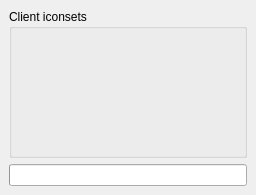
<?xml version="1.0" encoding="UTF-8"?>
<ui version="4.0">
 <class>IconsetClient</class>
 <widget class="QWidget" name="IconsetClient">
  <property name="geometry">
   <rect>
    <x>0</x>
    <y>0</y>
    <width>256</width>
    <height>195</height>
   </rect>
  </property>
  <property name="windowTitle">
   <string>IconsetClientUI</string>
  </property>
  <layout class="QVBoxLayout">
   <property name="spacing">
    <number>6</number>
   </property>
   <property name="margin">
    <number>9</number>
   </property>
   <item>
    <widget class="QGroupBox" name="groupBox9">
     <property name="title">
      <string>Client iconsets</string>
     </property>
     <layout class="QGridLayout">
      <property name="margin">
       <number>8</number>
      </property>
      <property name="spacing">
       <number>6</number>
      </property>
      <item row="1" column="2">
       <spacer>
        <property name="orientation">
         <enum>Qt::Horizontal</enum>
        </property>
        <property name="sizeType">
         <enum>QSizePolicy::Expanding</enum>
        </property>
        <property name="sizeHint" stdset="0">
         <size>
          <width>204</width>
          <height>20</height>
         </size>
        </property>
       </spacer>
      </item>
      <item row="1" column="3">
       <widget class="IconButton" name="pb_clientDetails" native="true">
        <property name="text" stdset="0">
         <string>&amp;Show Details</string>
        </property>
       </widget>
      </item>
      <item row="0" column="0" colspan="4">
       <widget class="IconsetSelect" name="iss_clients" native="true"/>
      </item>
     </layout>
    </widget>
   </item>
   <item>
    <widget class="QProgressBar" name="progress">
     <property name="orientation">
      <enum>Qt::Horizontal</enum>
     </property>
    </widget>
   </item>
  </layout>
 </widget>
 <layoutdefault spacing="6" margin="11"/>
 <customwidgets>
  <customwidget>
   <class>IconButton</class>
   <extends></extends>
   <header>iconbutton.h</header>
  </customwidget>
  <customwidget>
   <class>IconsetSelect</class>
   <extends></extends>
   <header>iconsetselect.h</header>
  </customwidget>
 </customwidgets>
 <resources/>
 <connections/>
</ui>
